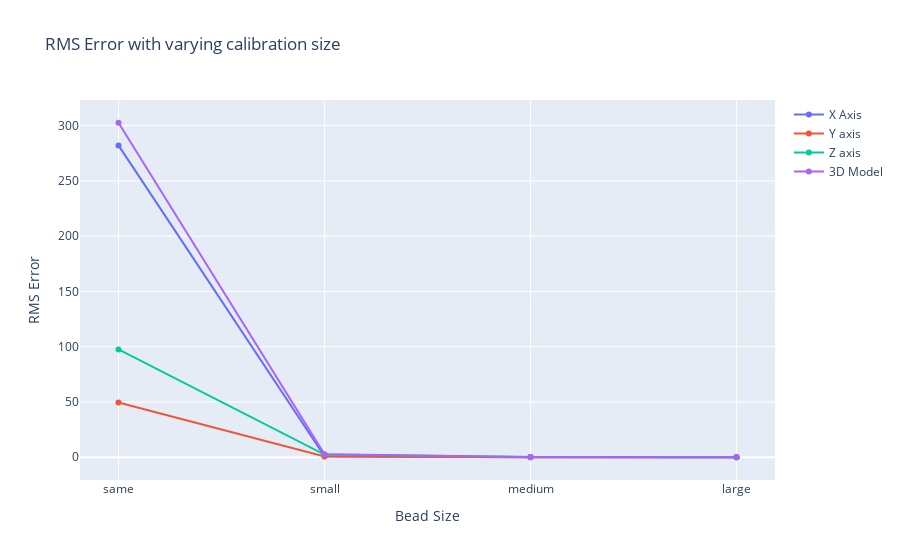

The code cell stored with this chart in its notebook:
### Code cell
fig = go.Figure()
fig.update_layout(title = 'RMS Error with varying calibration size',
                  yaxis_title = 'RMS Error',
                  xaxis_title = 'Bead Size')

fig.add_trace(go.Scatter(
    x = rms_measurements['plate'],
    y = rms_measurements['x'],
    name = 'X Axis'
))
fig.add_trace(go.Scatter(
    x = rms_measurements['plate'],
    y = rms_measurements['y'],
    name = 'Y axis'
))
fig.add_trace(go.Scatter(
    x = rms_measurements['plate'],
    y = rms_measurements['z'],
    name = 'Z axis'
))
fig.add_trace(go.Scatter(
    x = rms_measurements['plate'],
    y = rms_measurements['3d'],
    name = '3D Model'
))
fig.show()

### Figure 1 — Plotly figure (JSON) as saved in the notebook; plotly's stock layout.template omitted (floating-point values rounded to 4 significant figures)
{"data": [{"name": "X Axis", "x": ["same", "small", "medium", "large"], "y": [282.1, 0.8317, 0.134, 0.1111], "type": "scatter"}, {"name": "Y axis", "x": ["same", "small", "medium", "large"], "y": [49.55, 0.761, 0.05647, 0.03252], "type": "scatter"}, {"name": "Z axis", "x": ["same", "small", "medium", "large"], "y": [97.57, 2.438, 0.2903, 0.08011], "type": "scatter"}, {"name": "3D Model", "x": ["same", "small", "medium", "large"], "y": [302.6, 2.686, 0.3247, 0.1408], "type": "scatter"}], "layout": {"title": {"text": "RMS Error with varying calibration size"}, "yaxis": {"title": {"text": "RMS Error"}}, "xaxis": {"title": {"text": "Bead Size"}}}}
